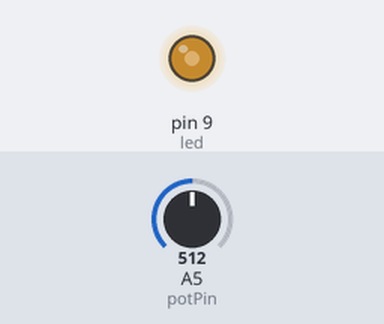
A sketch run on a simulated Arduino Uno, built with avr-gcc and run on an emulated ATmega328P. Parts: output pins drawn as LEDs (lit = HIGH). Inputs (shaded band) come from the test bench; at power-on: A5 (potPin) = 512.

Above: at 1.2 s.
1.3 s: A5 (potPin) set to 716
At 1.9 s:
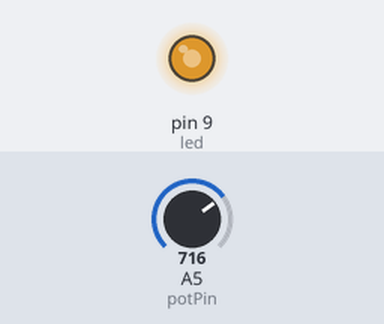
2.8 s: A5 (potPin) set to 900
At 4.0 s:
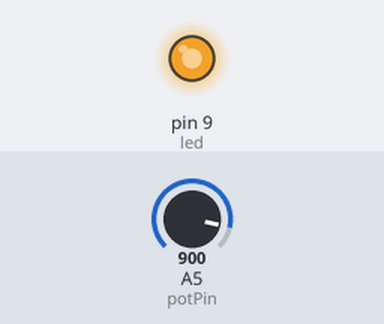
4.3 s: A5 (potPin) set to 122
At 5.3 s:
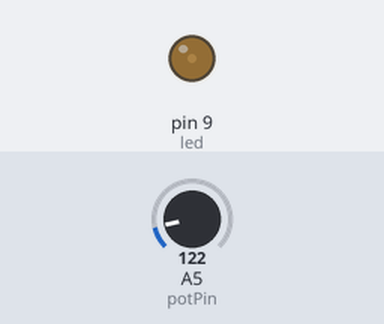
5.8 s: A5 (potPin) set to 0
At 6.5 s:
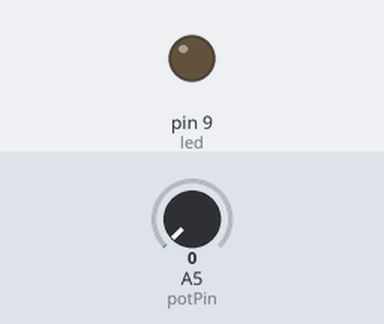
Timing chart, 0 to 8.3 s (numbered marks = the images above; inputs shaded):
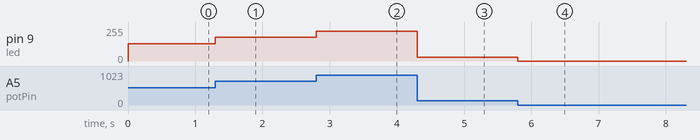

Measured:
- after the input at 1.3 s, pin 9 (led): 128/255 → 179/255 at once
- after the input at 2.8 s, pin 9 (led): 179/255 → 225/255 at once
- after the input at 4.3 s, pin 9 (led): 225/255 → 30/255 at once
- after the input at 5.8 s, pin 9 (led): 30/255 → 0/255 at once

The sketch:

dim_an_led.ino
```cpp
/* Software 1073 Example Program
Written and debugged for use on the Arduino boebot platform
last updated: 8/14/14

Program: Dim an LED on pin 9, using the potentiometer on pin A5
*/

int led = 9;  //creates an int called "led" with a value of 9
int potPin = 5; //creates an int called "potPin with a value of 5
int dimVal = 0; // creates an int called "dimVal" with a value of 0;
int ledVal = 0; //creates an int called "ledVal" with a value of 0;
void setup(){ //setup runs just once
  pinMode(led, OUTPUT); //establishes the led as an output
}
void loop(){ //loop runs over and over again
  dimVal = analogRead(potPin); //read the value of the potentiometer on potPin and set dimVal equal to it
  ledVal = dimVal / 4; //analogRead ranges from 0 to 1023, analog write scales from 0 to 255. scales potentiometer input
  analogWrite(led, ledVal); //writes the potentiometer value to the led
}
```
